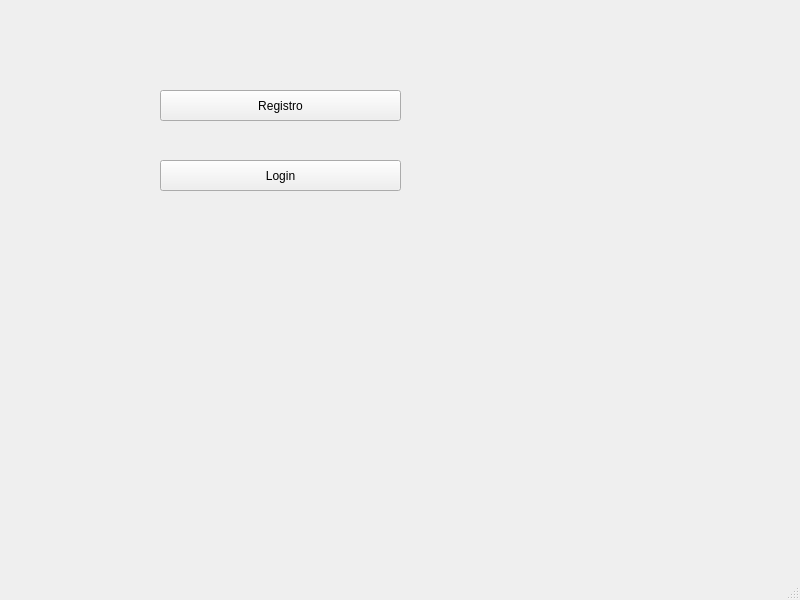
<?xml version="1.0" encoding="UTF-8"?>
<ui version="4.0">
 <class>MainWindow</class>
 <widget class="QMainWindow" name="MainWindow">
  <property name="windowModality">
   <enum>Qt::WindowModal</enum>
  </property>
  <property name="geometry">
   <rect>
    <x>0</x>
    <y>0</y>
    <width>800</width>
    <height>600</height>
   </rect>
  </property>
  <property name="windowTitle">
   <string>MainWindow</string>
  </property>
  <widget class="QWidget" name="centralwidget">
   <widget class="QPushButton" name="pushButton">
    <property name="geometry">
     <rect>
      <x>160</x>
      <y>90</y>
      <width>241</width>
      <height>31</height>
     </rect>
    </property>
    <property name="text">
     <string>Registro</string>
    </property>
   </widget>
   <widget class="QPushButton" name="pushButton_2">
    <property name="geometry">
     <rect>
      <x>160</x>
      <y>160</y>
      <width>241</width>
      <height>31</height>
     </rect>
    </property>
    <property name="text">
     <string>Login</string>
    </property>
   </widget>
  </widget>
  <widget class="QMenuBar" name="menubar">
   <property name="geometry">
    <rect>
     <x>0</x>
     <y>0</y>
     <width>800</width>
     <height>20</height>
    </rect>
   </property>
  </widget>
  <widget class="QStatusBar" name="statusbar"/>
 </widget>
 <resources/>
 <connections/>
</ui>
